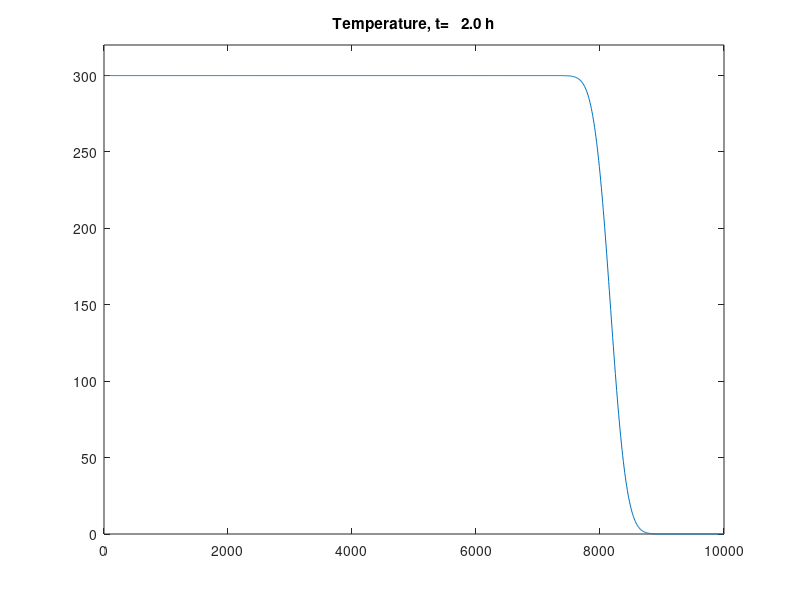

Write the MATLAB code that produced this figure. (Note: this script raises an error after producing the figure.)
% Case Studies 2018-19
% River Water Quality Model
% by Veronica, Alireza and Freya
% last updated on 27.10.18 at 19:00 by Freya

%% To avoid conflicts: Who is working on which part?
% River geometry: Freya
% Radiation Balance: Alireza
% Oxygen model: Veronica


%%
%% MODEL
%%


%% ---------- RIVER GEOMETRY ----------- 
%% COMMENTS on Geometry
% info: so far 3 reaches are computed, all have different hydraulic 
% parameters, this can be changed to more reaches if liked
% output parameters: (needed for further calculations) H, q, A_c, A_s with
% B_s (width @surface) for Dispersion

%% PARAMETERS to be adjusted
Q = 10;                              % volumetric flux [m³/s]       % eg Neckar in Tübingen ~ 30 m³/s
n = 0.03;                            % Manning roughness coefficient
 S_river = [0.001 0.002 0.003];       % bottom slope [m/m]
%S_river = [0.001 0.002 0.004];       % bottom slope [m/m]
 B_0 = [3 3 3];                       % bottom width [m]
%B_0 = [2.5 3 4]; 
s_bank = [1 1 1];                    % slope of river banks [m/m] (dy/dy)
% s_bank = [1 2 0.5];
H_0 = 2;                             % initial water depth in first reach
L_reach=10000;                             % reach length [m]

%% CALCULATION of water depth
H = zeros(3,1)';     % creates a vector for water depth [m]
A_c = zeros(3,1)';          % creates a vector for cross sectional area [m²]
A_s = zeros(3,1)';          % creates a vector for surface area (water-atmosphere interface) [m²]
q = zeros(3,1)';            % creates a vector for specific discharge [m/s]


for i=1:3
    if i == 1
        H(i)= (((Q*n)^(3/5))*(B_0(i)+2.*H_0*sqrt(s_bank(i).^2+1))^(2/5))/((S_river(i)^(3/10)).*(B_0(i)+s_bank(i).*H_0));
    else 
        % Manning's equation solved for water depth H:    [QUAL2K maual eq(17)]
        H(i)= (((Q*n)^(3/5)).*(B_0(i)+2.*H(i)*sqrt(s_bank(i).^2+1)).^(2/5))/((S_river(i)^(3/10)).*(B_0(i)+s_bank(i).*H(i)));
        % H(i)= (((Q*n)^(3/5))*(B_0(i-1)+2.*H(i-1)*sqrt(s_bank(i-1).^2+1))^(2/5))/((S_river(i-1)^(3/10)).*(B_0(i-1)+s_bank(i-1).*H(i-1)));
    end    
A_c(i) = (B_0(i)+s_bank(i)*H(i))*H(i);     % cross-sectional area [m²] 
b_s(i) = H(i)/s_bank(i);                     % length of water surface over sloped bank [m]
B_s(i) = B_0(i) + 2*b_s(i);                     % total width of river at water surface [m]
A_s(i) = B_s(i)*L_reach;                       % surface area (water-atmosphere interface) [m²]
q(i) = Q./A_c(i);                              % specific discharge [m/s]
end



%% LONGITUDINAL DISPERSION
%   Manual p.18
%info: in here lhe longitudinal dispersion (coefficient) is calculated for every reach
Hmean=H(1:3) ;     % mean depth [m]  f
g=9.81 ;      %[m/s^2]
Vsh=sqrt((g*Hmean.^2).*S_river);    %% Shear velocity [m/s](QUAL2K.p18)
D=(0.011.*(q.^2).*(B_s.^2))./(q.*Vsh);

dx=(4.*D)./q   ;   %Courant number = 1, Neuman number =1/4
% dx =100 ;              % element length fix [m]
dt = 4.*D./q.^2   ;         % with Courant number = 1 should be =dx/q;

Dbulk= (D.*A_c)./dx   ;

x=dx(1):dx(1):L_reach;
te = 60*60*2  ;
T_in= 300;
% T=T_in.*ones(1,length(x));
T = zeros(1,length(x));

  
 for t=0:dt(1):te
%========================= ADVECTION ====================================== 
      T(2:end)=T(1:end-1);
      T(1)= T_in;

%        figure(1)
%       plot(x,T);
% %     hold on
%       ylim([0 320]);
% %     xlim([0 5000]);
% %     xlabel('x [m]');
% %     ylabel('T [K]');
%      title(sprintf('Temperature, t=%6.1f h',t/3600));
%       drawnow
    
%========================= DISPERSION ===================================== 
%NOT FINISHED YET
       Hd=Dbulk(1).*(T(1:end-1)-T(2:end))./(A_c(1).*dx(1));
       Hd =[0 Hd Hd(end)];                     % boundary conditions 
       T = T+ dt(1).*(Hd(1:end-1)-Hd(2:end)); 
% % 
        figure(1)
    plot(x,T);
    ylim([0 320])
% %     hold on
%     xlabel('x [m]');
%     ylabel('T [K]');
    title(sprintf('Temperature, t=%6.1f h',t/3600));
    drawnow
% %    
 
 end
    








%%

% Measured Data
t_m   = [15; 46; 74; 105; 135; 166; 196; 227; 258; 288; 319; 349]*86400;                          % measurement times [s]
p_m   = [94540; 94380; 94980; 94430; 95280; 95150; 95330; 95110; 95490; 95470; 95670; 95480];     % air pressure [Pa]
T_a_m = [5.34; 1.23; 2.63; 7; 14.1; 16; 17.4; 16.9; 13.6; 10.7; 9; 3.2] + 273.15;                 % air temperature[K]
e_a_m = [530; 750; 880; 930; 1210; 1280; 1370; 1260; 1200; 940; 800; 767];                        % absolute humidty [Pa]
v_w_m = [1.04; 1.19; 2; 1.26; 1.67; 1; 2.88; 1.4; 1.5; 2.5; 1.3; 1.2];                            % wind speed[m/s]
B_m   = [0.79; 0.82; 0.65; 0.86; 0.76; 0.84; 0.51; 0.87; 0.98; 0.9; 0.75; 0.9];                   % cloud coverage [-]
H_G_m = [36.46; 63.66; 113.54; 125.5; 174.07; 201.22; 201.87; 183.68; 146.53; 89; 57.06; 55];     % global raditaion[W/m2]

% Characteristics of the lake
depth = 2;           % mean depth of the river [m]
alpha = 0.05;        % albedo [-]

% Initial conditions
T_w0 = 13 + 273.15;    % initial river temperature, [K]
tspan = [0:366]*86400; % Time span of one year in seconds

% interpolation mode
mode='cubic';


% Solve ODE
[t,T_w] = ode15s(@heatlakeode, tspan,T_w0,[],...
                  t_m,p_m,T_a_m,e_a_m,v_w_m,B_m,H_G_m,depth,alpha,mode);

% Convert back to 
T_w = T_w - 273.15;

% Plot
figure(1)
clf
plot(t/86400,T_w,'b');
title('Lake Temperature');
datetick('x','mmm-dd');
xlabel('Date');
ylabel('T_w [K]');
drawnow

% Try different initial condition
 %T_w0 = 13 + 273.15;
%[t,T_w] = ode15s(@heatlakeode, tspan,T_w0,[],...
                 % t_m,p_m,T_a_m,e_a_m,v_w_m,B_m,H_G_m,depth,alpha,mode);

% Compute with minimal depth => equilibrium temperature

[t,T_e] = ode15s(@heatlakeode, tspan,T_w0,[],...
               t_m,p_m,T_a_m,e_a_m,v_w_m,B_m,H_G_m,1,alpha,mode);

% Convert back to �C
T_w = T_w - 273.15;
T_e = T_e - 273.15;

hold on
plot(t/86400,T_e,':k',t/86400,...
    interp1(t_m,T_a_m,t,mode,'extrap')-273.15,'k--');
hold off
legend('T_{ini}=13K','T_{eq}','T_{air}','location','best') %,'T_{ini}=4K'

legend(gca,'boxoff')

%%
function dTdt = heatlakeode(t,T_w,t_m,p_m,T_a_m,e_a_m,v_w_m,B_m,H_G_m,...
                           depth,alpha,mode)
% ODE for the temperature model
% Constants
rho_w = 1000;       % mass density of water[kg/m^3]
W_ET = 2.5e6;       % specific enthalpy of volatilization of water [J/kg]
sigma = 5.67e-8;    % Stefan-Boltzmann-constant [W/(m^2 * K^-4)]
C_p = 4185;         % specific heat capacity of water [J/kg/K]

% interpolate the measured data to the current time point

p=interp1(t_m,p_m,t,'linear','extrap');
T_a=interp1(t_m,T_a_m,t,'linear','extrap');
e_a=interp1(t_m,e_a_m,t,mode,'extrap');
v_w=interp1(t_m,v_w_m,t,mode,'extrap');
B=interp1(t_m,B_m,t,mode,'extrap');
H_G=interp1(t_m,H_G_m,t,mode,'extrap');


% Latent heat flux
theta = T_w - 273.15;                                    % water temperature in centigrades [�C]
e_sat = 6.111213*exp(17.5043*theta/(241.2 + theta))*100; % vapor pressure at saturation [Pa]
f = 5.44+2.19*v_w+0.24*(T_w-T_a);                        % wind factor [W/m2/Pa]
H_ET = f*(e_sat-e_a)/100;                                % latent heat flux [W/m2]


% Sensible heat flux
Bo = (T_w-T_a)/(e_sat-e_a)*p*6.5e-4; % Bowen ratio [-]
%H_c = H_ET*Bo;
kc = 0.203*sqrt(v_w);
H_c = kc*(T_w-T_a);

% Heat budget due to short-wavelength radiation
H_insw = H_G ; % Measured radiation in the VIS spectrum (already accounting for cloud coverage)
H_outsw = alpha * H_insw; % reflected short-wave radiation

% Long wave radiation
H_lwout = sigma * T_w^4;                                 % heat radiation of lake
H_lwin = 6.8e-8*(e_a/100/T_a)^(1/7)*(1+0.17*B^2)*T_a^4;  % atmospheric backscattering

% Sum them up!
dTdt = (H_insw - H_outsw + H_lwin - H_lwout - H_ET - H_c)/(depth*rho_w*C_p); 
end

%% Solar Radiation

%% Conduction and Convection



























